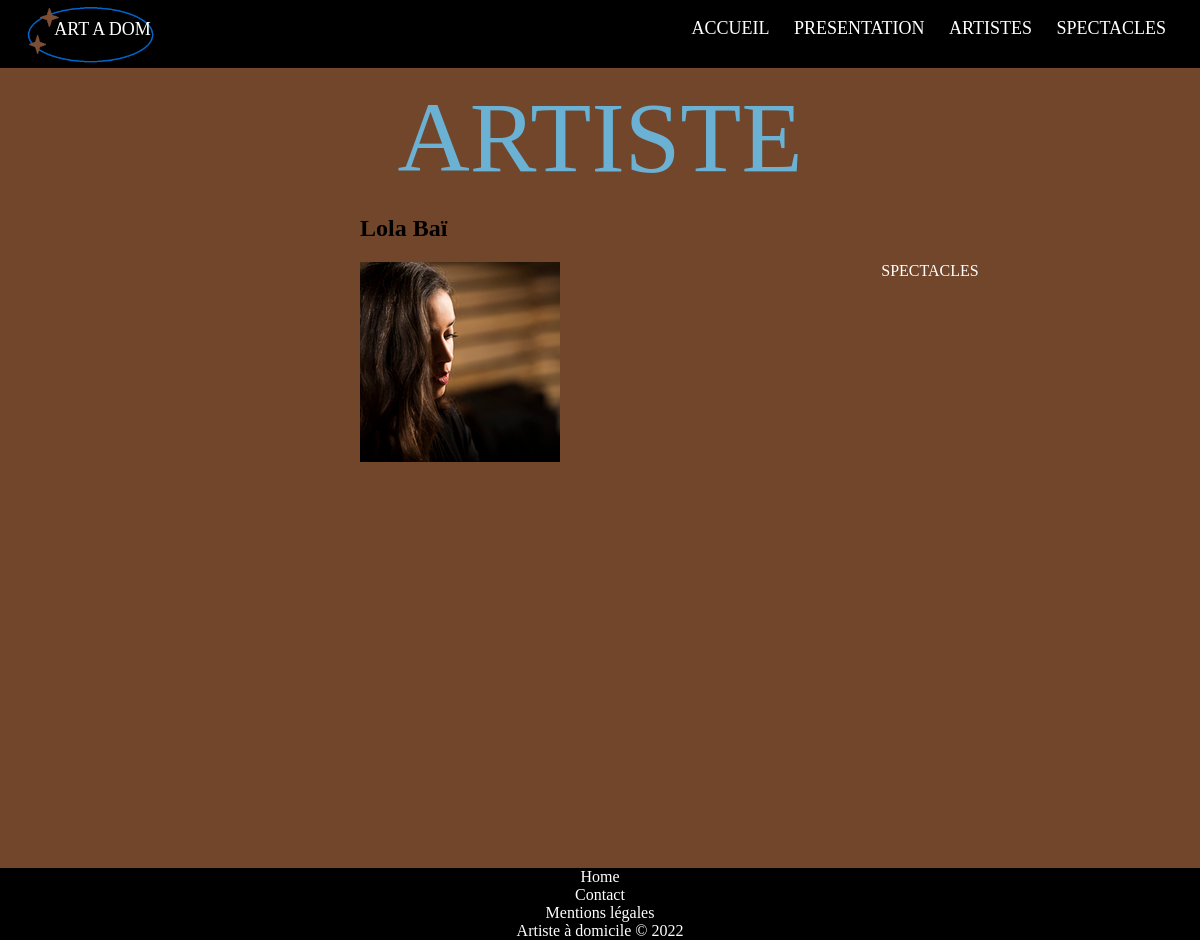
Page /AAD_v2/index.php?section=detailartiste&choixId=3 on the committed database.
### tables this page shows
CREATE TABLE `artiste` (
  `idArt` int(5) NOT NULL,
  `nomArt` varchar(25) NOT NULL,
  `prenomArt` varchar(25) NOT NULL,
  `descArt` text NOT NULL,
  `imgArt` varchar(100) NOT NULL,
  `telArt` varchar(14) NOT NULL,
  `MailArt` varchar(50) NOT NULL,
  `idCateg` int(5) NOT NULL
);

### AAD_v2/controleurs/detailartiste.php (called while the page is built)
<?php
	$idArtisteChoisi = $_GET["choixId"];
	include_once('modeles/m_artiste.php');
	$artisteChoisi = get_detailArtiste($idArtisteChoisi);
	include_once('vues/v_detailArtiste.php');

### AAD_v2/modeles/m_artiste.php (called while the page is built, shortened)
<?php
function get_detailArtiste($idArtiste)
{
    global $bddaad;
    $req = $bddaad->prepare("SELECT idArt,nomArt,prenomArt,imgArt,descArt
                                    FROM artiste
                                    WHERE idArt=$idArtiste");
    $req->execute([$idArtiste]);
    $artiste = $req->fetch();
    return $artiste;
}

### AAD_v2/vues/v_detailartiste.php (the view, shortened to what this page needs)
<!DOCTYPE html>
<html lang="fr">
<head>
    <link rel="stylesheet" href="./vues/css/style.css">
</head>
<body>
<?php include("include/v_entete.php");?>
<div class="style-page">
        <div class="titrewiki">ARTISTE</div>
            <?php
                $IdArt = $artisteChoisi["idArt"];
                $NomArt = $artisteChoisi["nomArt"];
                $PrenomArt = $artisteChoisi["prenomArt"];
                $ImageArt = "vues/images/".$artisteChoisi['imgArt']."";
                $Description = $artisteChoisi["descArt"];
            ?>
        <section class="wiki">
			<?php
                echo "<H1 class='grid-wiki-titre'> $PrenomArt  $NomArt</H1><BR/>";
				echo "<img src =",$ImageArt," class='grid-wiki-img'>";
                echo "<a href ='index.php?section=spectaclesArtiste&ChoixId=$IdArt' class='grid-wiki-item'>
                <div class='button -regular center'>SPECTACLES</div></a><br></br>";
				echo "<p class='grid-wiki-desc'>$Description<BR/></p>";
			?>
</div>
<?php include("include/v_footer.php");?>
</body>
</html>

### AAD_v2/vues/css/style.css (style rules this page uses)
html, body { height: 100%; margin: 0px; }
a:link { color:white;text-decoration:none; }
.style-page { background-color: #72462a; min-height: 100%; }
.wiki { display: grid; grid-template-columns: auto auto; grid-column-gap: 100px; padding-left: 30%; position: relative; }
.titrewiki { text-align: center; padding-top: 1%; font-family: janger; font-size: 100px; color: #6ab1d4; }

### rows in the picture
artiste: prenomArt "Lola", nomArt "Baï", imgArt (picture)
